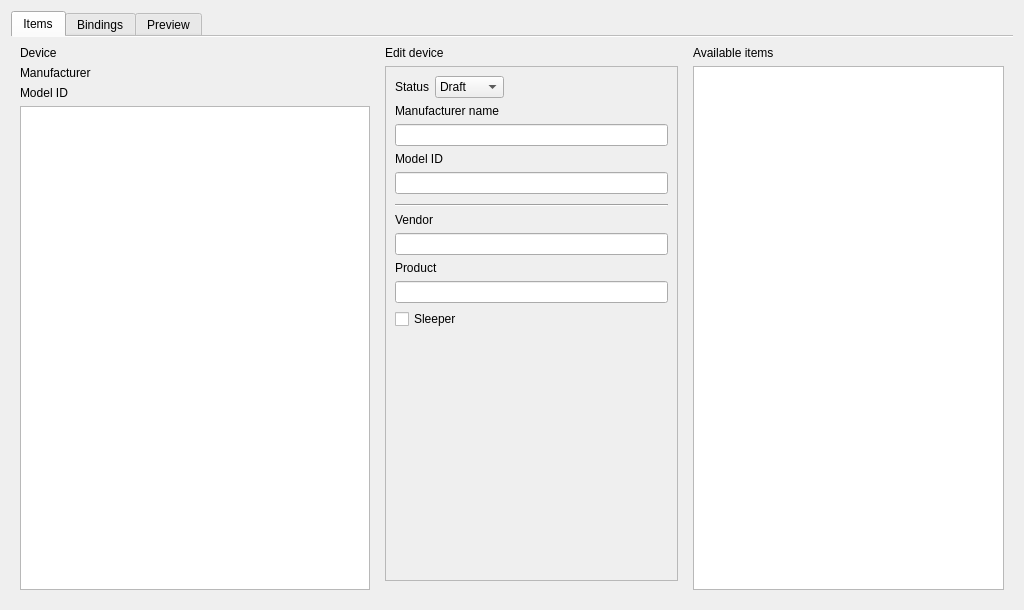
<?xml version="1.0" encoding="UTF-8"?>
<ui version="4.0">
 <class>DDF_Editor</class>
 <widget class="QWidget" name="DDF_Editor">
  <property name="geometry">
   <rect>
    <x>0</x>
    <y>0</y>
    <width>1024</width>
    <height>610</height>
   </rect>
  </property>
  <property name="sizePolicy">
   <sizepolicy hsizetype="MinimumExpanding" vsizetype="Expanding">
    <horstretch>0</horstretch>
    <verstretch>0</verstretch>
   </sizepolicy>
  </property>
  <property name="minimumSize">
   <size>
    <width>860</width>
    <height>610</height>
   </size>
  </property>
  <property name="windowTitle">
   <string>DDF Editor</string>
  </property>
  <layout class="QVBoxLayout" name="verticalLayout_3">
   <item>
    <widget class="QTabWidget" name="tabWidget">
     <property name="currentIndex">
      <number>0</number>
     </property>
     <property name="documentMode">
      <bool>true</bool>
     </property>
     <widget class="QWidget" name="tabItems">
      <attribute name="title">
       <string>Items</string>
      </attribute>
      <layout class="QHBoxLayout" name="horizontalLayout">
       <item>
        <layout class="QVBoxLayout" name="verticalLayout">
         <item>
          <widget class="QLabel" name="label">
           <property name="text">
            <string>Device</string>
           </property>
          </widget>
         </item>
         <item>
          <widget class="QLabel" name="devManufacturerNameLabel">
           <property name="text">
            <string>Manufacturer</string>
           </property>
          </widget>
         </item>
         <item>
          <widget class="QLabel" name="devModelIdLabel">
           <property name="text">
            <string>Model ID</string>
           </property>
          </widget>
         </item>
         <item>
          <widget class="DDF_TreeView" name="ddfTreeView">
           <property name="minimumSize">
            <size>
             <width>350</width>
             <height>0</height>
            </size>
           </property>
          </widget>
         </item>
        </layout>
       </item>
       <item>
        <widget class="QStackedWidget" name="editStackedWidget">
         <property name="minimumSize">
          <size>
           <width>300</width>
           <height>0</height>
          </size>
         </property>
         <property name="frameShape">
          <enum>QFrame::NoFrame</enum>
         </property>
         <property name="frameShadow">
          <enum>QFrame::Raised</enum>
         </property>
         <widget class="QWidget" name="editDevice">
          <layout class="QVBoxLayout" name="verticalLayout_5">
           <property name="topMargin">
            <number>0</number>
           </property>
           <item>
            <widget class="QLabel" name="label_4">
             <property name="text">
              <string>Edit device</string>
             </property>
            </widget>
           </item>
           <item>
            <widget class="QFrame" name="frame">
             <property name="frameShape">
              <enum>QFrame::StyledPanel</enum>
             </property>
             <property name="frameShadow">
              <enum>QFrame::Raised</enum>
             </property>
             <layout class="QVBoxLayout" name="verticalLayout_6">
              <item>
               <layout class="QHBoxLayout" name="horizontalLayout_2" stretch="0,0,0">
                <property name="topMargin">
                 <number>0</number>
                </property>
                <item>
                 <widget class="QLabel" name="label_12">
                  <property name="sizePolicy">
                   <sizepolicy hsizetype="Minimum" vsizetype="Preferred">
                    <horstretch>0</horstretch>
                    <verstretch>0</verstretch>
                   </sizepolicy>
                  </property>
                  <property name="text">
                   <string>Status</string>
                  </property>
                 </widget>
                </item>
                <item>
                 <widget class="QComboBox" name="devStatusComboBox">
                  <property name="sizePolicy">
                   <sizepolicy hsizetype="Preferred" vsizetype="Fixed">
                    <horstretch>0</horstretch>
                    <verstretch>0</verstretch>
                   </sizepolicy>
                  </property>
                  <item>
                   <property name="text">
                    <string>Draft</string>
                   </property>
                  </item>
                  <item>
                   <property name="text">
                    <string>Bronze</string>
                   </property>
                  </item>
                  <item>
                   <property name="text">
                    <string>Silver</string>
                   </property>
                  </item>
                  <item>
                   <property name="text">
                    <string>Gold</string>
                   </property>
                  </item>
                 </widget>
                </item>
                <item>
                 <spacer name="horizontalSpacer">
                  <property name="orientation">
                   <enum>Qt::Horizontal</enum>
                  </property>
                  <property name="sizeHint" stdset="0">
                   <size>
                    <width>40</width>
                    <height>20</height>
                   </size>
                  </property>
                 </spacer>
                </item>
               </layout>
              </item>
              <item>
               <widget class="QLabel" name="label_5">
                <property name="text">
                 <string>Manufacturer name</string>
                </property>
               </widget>
              </item>
              <item>
               <widget class="TextLineEdit" name="devManufacturerNameInput">
                <property name="toolTip">
                 <string>Manufacturer name from Basic Cluster</string>
                </property>
               </widget>
              </item>
              <item>
               <widget class="QLabel" name="label_6">
                <property name="text">
                 <string>Model ID</string>
                </property>
               </widget>
              </item>
              <item>
               <widget class="TextLineEdit" name="devModelIdInput">
                <property name="toolTip">
                 <string>Model ID from Basic Cluster</string>
                </property>
               </widget>
              </item>
              <item>
               <spacer name="verticalSpacer_4">
                <property name="orientation">
                 <enum>Qt::Vertical</enum>
                </property>
                <property name="sizeType">
                 <enum>QSizePolicy::Preferred</enum>
                </property>
                <property name="sizeHint" stdset="0">
                 <size>
                  <width>20</width>
                  <height>4</height>
                 </size>
                </property>
               </spacer>
              </item>
              <item>
               <widget class="Line" name="line">
                <property name="orientation">
                 <enum>Qt::Horizontal</enum>
                </property>
               </widget>
              </item>
              <item>
               <widget class="QLabel" name="label_10">
                <property name="text">
                 <string>Vendor</string>
                </property>
               </widget>
              </item>
              <item>
               <widget class="TextLineEdit" name="devVendorInput">
                <property name="toolTip">
                 <string>Friendly name of the manufacturer</string>
                </property>
               </widget>
              </item>
              <item>
               <widget class="QLabel" name="label_7">
                <property name="text">
                 <string>Product</string>
                </property>
               </widget>
              </item>
              <item>
               <widget class="TextLineEdit" name="devProductInput">
                <property name="toolTip">
                 <string>Complements the model id to be shown in the UI</string>
                </property>
               </widget>
              </item>
              <item>
               <widget class="QCheckBox" name="devSleeperCheckBox">
                <property name="toolTip">
                 <string>Sleeping devices can only receive when awake</string>
                </property>
                <property name="text">
                 <string>Sleeper</string>
                </property>
               </widget>
              </item>
              <item>
               <spacer name="verticalSpacer_2">
                <property name="orientation">
                 <enum>Qt::Vertical</enum>
                </property>
                <property name="sizeHint" stdset="0">
                 <size>
                  <width>20</width>
                  <height>40</height>
                 </size>
                </property>
               </spacer>
              </item>
             </layout>
            </widget>
           </item>
          </layout>
         </widget>
         <widget class="QWidget" name="editSubdevice">
          <layout class="QVBoxLayout" name="verticalLayout_7">
           <item>
            <widget class="QLabel" name="label_3">
             <property name="text">
              <string>Edit subdevice</string>
             </property>
            </widget>
           </item>
           <item>
            <widget class="QFrame" name="frame_2">
             <property name="frameShape">
              <enum>QFrame::StyledPanel</enum>
             </property>
             <property name="frameShadow">
              <enum>QFrame::Raised</enum>
             </property>
             <layout class="QVBoxLayout" name="verticalLayout_4">
              <item>
               <widget class="QLabel" name="label_8">
                <property name="text">
                 <string>Type</string>
                </property>
               </widget>
              </item>
              <item>
               <widget class="TextLineEdit" name="subDeviceTypeInput"/>
              </item>
              <item>
               <widget class="QLabel" name="label_9">
                <property name="text">
                 <string>Unique ID template</string>
                </property>
               </widget>
              </item>
              <item>
               <widget class="TextLineEdit" name="subDeviceUniqueIdInput"/>
              </item>
              <item>
               <spacer name="verticalSpacer">
                <property name="orientation">
                 <enum>Qt::Vertical</enum>
                </property>
                <property name="sizeHint" stdset="0">
                 <size>
                  <width>20</width>
                  <height>319</height>
                 </size>
                </property>
               </spacer>
              </item>
             </layout>
            </widget>
           </item>
          </layout>
         </widget>
         <widget class="DDF_ItemEditor" name="editItem"/>
         <widget class="QWidget" name="managedItem">
          <layout class="QVBoxLayout" name="verticalLayout_9">
           <item>
            <widget class="QLabel" name="managedItemLabel">
             <property name="text">
              <string>Managed item</string>
             </property>
            </widget>
           </item>
           <item>
            <widget class="QFrame" name="frame_3">
             <property name="frameShape">
              <enum>QFrame::StyledPanel</enum>
             </property>
             <property name="frameShadow">
              <enum>QFrame::Raised</enum>
             </property>
             <layout class="QVBoxLayout" name="verticalLayout_8">
              <item>
               <widget class="QLabel" name="label_11">
                <property name="text">
                 <string>This item is managed internally.</string>
                </property>
                <property name="wordWrap">
                 <bool>true</bool>
                </property>
               </widget>
              </item>
              <item>
               <spacer name="verticalSpacer_3">
                <property name="orientation">
                 <enum>Qt::Vertical</enum>
                </property>
                <property name="sizeHint" stdset="0">
                 <size>
                  <width>20</width>
                  <height>40</height>
                 </size>
                </property>
               </spacer>
              </item>
             </layout>
            </widget>
           </item>
          </layout>
         </widget>
        </widget>
       </item>
       <item>
        <layout class="QVBoxLayout" name="verticalLayout_2">
         <item>
          <widget class="QLabel" name="label_2">
           <property name="text">
            <string>Available items</string>
           </property>
          </widget>
         </item>
         <item>
          <widget class="DDF_ItemList" name="itemListView"/>
         </item>
        </layout>
       </item>
      </layout>
     </widget>
     <widget class="QWidget" name="tabBindings">
      <attribute name="title">
       <string>Bindings</string>
      </attribute>
     </widget>
     <widget class="QWidget" name="tabPreview">
      <attribute name="title">
       <string>Preview</string>
      </attribute>
      <layout class="QVBoxLayout" name="verticalLayout_10">
       <item>
        <widget class="QPlainTextEdit" name="ddfJsonDoc">
         <property name="readOnly">
          <bool>true</bool>
         </property>
        </widget>
       </item>
      </layout>
     </widget>
    </widget>
   </item>
  </layout>
 </widget>
 <customwidgets>
  <customwidget>
   <class>DDF_TreeView</class>
   <extends>QTreeView</extends>
   <header>ui/ddf_treeview.h</header>
  </customwidget>
  <customwidget>
   <class>DDF_ItemList</class>
   <extends>QListView</extends>
   <header>ui/ddf_itemlist.h</header>
  </customwidget>
  <customwidget>
   <class>DDF_ItemEditor</class>
   <extends>QWidget</extends>
   <header>ui/ddf_itemeditor.h</header>
   <container>1</container>
  </customwidget>
  <customwidget>
   <class>TextLineEdit</class>
   <extends>QLineEdit</extends>
   <header>ui/text_lineedit.h</header>
  </customwidget>
 </customwidgets>
 <resources/>
 <connections/>
</ui>
